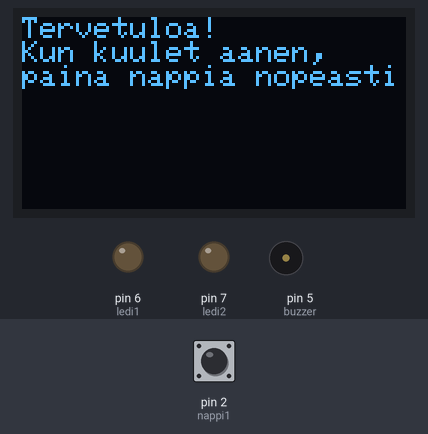
The sketch below on a simulated Arduino Uno, built with avr-gcc and run on an emulated ATmega328P. On the bench: 128×64 one-colour display, output pins drawn as LEDs (lit = HIGH), buzzer (waves = sounding, pin HIGH). The test bench sets the inputs (shaded band); at power-on: pin 2 (nappi1) HIGH. The display library's start-up logo is not drawn; random numbers use the default seed unless the sketch sets one; what the sketch prints to the serial monitor is not drawn.

Above: at 2.1 s.
At 10.2 s:
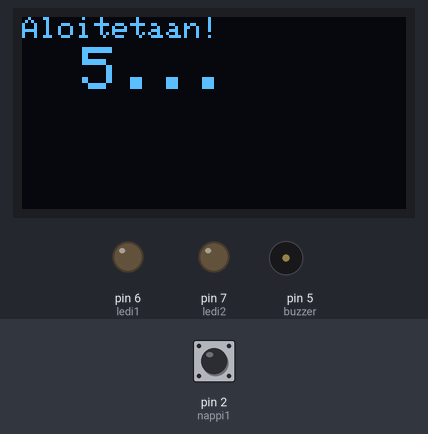
At 11.2 s:
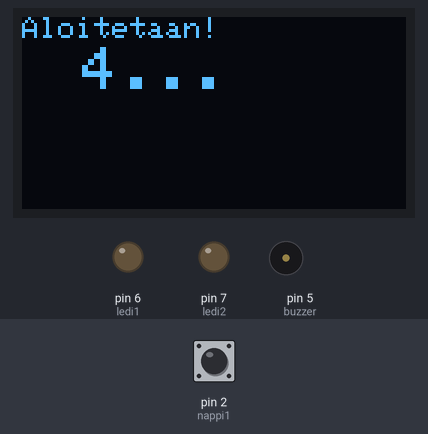
At 12.2 s:
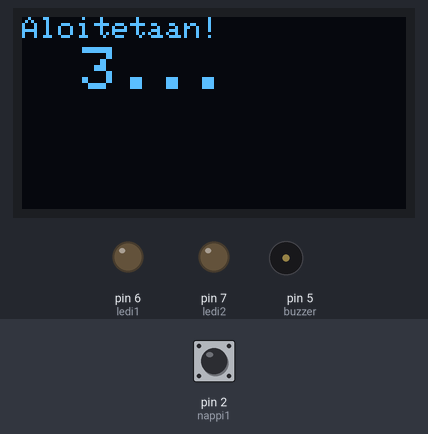
At 13.3 s:
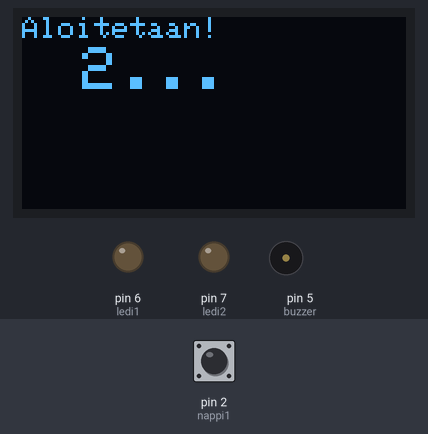
At 14.3 s:
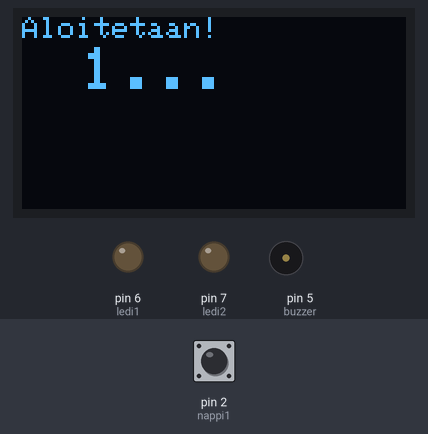

The sketch:

reaktiopeli_Arduino_Uno_pikkun_ytt_.ino.ino
```cpp
#include <SPI.h>
#include <Wire.h>
#include <Adafruit_GFX.h>
#include <Adafruit_SSD1306.h>
#define OLED_RESET 4
Adafruit_SSD1306 display(OLED_RESET);
#define NUMFLAKES 10
#define XPOS 0
#define YPOS 1
#define DELTAY 2
#define LOGO16_GLCD_HEIGHT 16
#define LOGO16_GLCD_WIDTH  16
static const unsigned char PROGMEM logo16_glcd_bmp[] =
{ B00000000, B11000000,
  B00000001, B11000000,
  B00000001, B11000000,
  B00000011, B11100000,
  B11110011, B11100000,
  B11111110, B11111000,
  B01111110, B11111111,
  B00110011, B10011111,
  B00011111, B11111100,
  B00001101, B01110000,
  B00011011, B10100000,
  B00111111, B11100000,
  B00111111, B11110000,
  B01111100, B11110000,
  B01110000, B01110000,
  B00000000, B00110000 };
int nappi = 0;
int state = 0;
const int nappi1 = 2;
const int nappi2 = 3;
const int buzzer = 5;
const int ledi1 = 6;
const int ledi2 = 7;
int voitot1 = 0;
int voitot2 = 0;
void setup(){
  Serial.begin(9600);
  pinMode(nappi1, INPUT);
  pinMode(nappi2, INPUT);
  pinMode(buzzer, OUTPUT); //BUZZ
  pinMode(ledi1, OUTPUT);
  pinMode(ledi2, OUTPUT);
  display.begin(SSD1306_SWITCHCAPVCC, 0x3C);
display.display();
delay(2000);
  display.clearDisplay();
  display.setTextSize(1);
  display.setTextColor(WHITE);
  display.setCursor(0,0);
  display.println("Tervetuloa!");
  display.println("Kun kuulet aanen,");
  display.println("paina nappia nopeasti");
  display.setTextColor(BLACK, WHITE); // 'inverted' text
  display.display();
  delay(8000);
  display.clearDisplay();
  display.display();
  display.setTextColor(WHITE);
  display.setCursor(0,0);
  display.setTextSize(1);
  display.println("Aloitetaan!");
  display.setTextSize(2);
  display.setCursor(20,10);
  display.println("5...");
  display.display();
  delay(1000);
  display.clearDisplay();
  display.setTextColor(WHITE);
  display.setCursor(0,0);
  display.setTextSize(1);
  display.println("Aloitetaan!");
  display.setTextSize(2);
  display.setCursor(20,10);
  display.println("4...");
  display.display();
  delay(1000);
  display.clearDisplay();
  display.setTextColor(WHITE);
  display.setCursor(0,0);
  display.setTextSize(1);
  display.println("Aloitetaan!");
  display.setTextSize(2);
  display.setCursor(20,10);
  display.println("3...");
  display.display();
  delay(1000);
  display.clearDisplay();
  display.setTextColor(WHITE);
  display.setCursor(0,0);
  display.setTextSize(1);
  display.println("Aloitetaan!");
  display.setTextSize(1);
  display.setTextSize(2);
  display.setCursor(20,10);
  display.println("2...");
  display.display();
  delay(1000);
  display.clearDisplay();
  display.setTextColor(WHITE);
  display.setCursor(0,0);
  display.setTextSize(1);
  display.println("Aloitetaan!");
  display.setTextSize(2);
  display.setCursor(20,10);
  display.println("1...");
  display.display();
  delay(1000);
}

void loop() {
display.clearDisplay();
display.display();
int randNumber = random(4000);
delay(randNumber);
int ok = ((digitalRead(nappi1) != 1) && (digitalRead(nappi2) != 1));
Serial.println(ok);
if (ok == 0)
 loop();
  int voittaja = kisa();
  analogWrite(buzzer, 0);
 if (voittaja == 1) {
 digitalWrite(ledi1,HIGH);
 voitot1 += 1;
 }
   if (voittaja == 2) {
   digitalWrite(ledi2, HIGH);
 voitot2 += 1;
 }
  delay(1000);
  digitalWrite(ledi1, LOW);
  digitalWrite(ledi2, LOW);
  display.setTextSize(2);
  display.setTextColor(WHITE);
  display.setCursor(0,0);
  display.println("Tilanne:");
  display.print(voitot1);
  display.print("-");
  display.println(voitot2);
  display.setTextColor(BLACK, WHITE); // 'inverted' text
  display.display();
  delay(2000);
  display.clearDisplay();
  display.display();
}
int kisa() {
  analogWrite(buzzer, 200);
  while (1){
  if (digitalRead(nappi1) == 1)
  return 1;
  if (digitalRead(nappi2) == 1)
  return 2;
 }
}
```

Measured:
- what the display in image 0 shows lasts 8.0 s, from 2.1 s to 10.1 s
- what the display in image 1 shows lasts 1.1 s, from 10.1 s to 11.2 s
